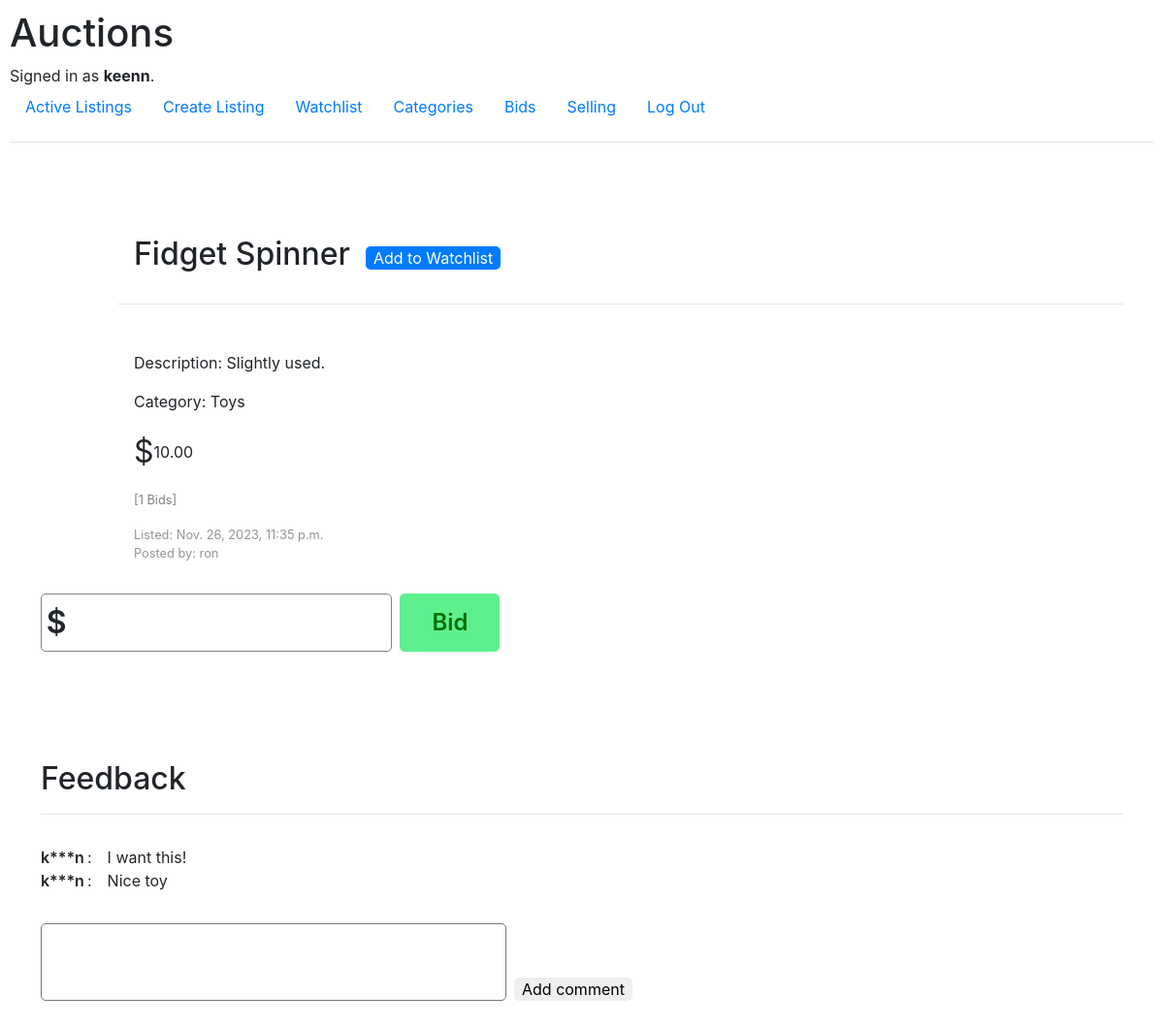
/listing/Fidget Spinner/17 (signed in), run on the app's committed database.
### auctions/models.py (models this page shows, shortened)
class User(AbstractUser):
    pass

class Listing(models.Model):
    seller = models.ForeignKey(User, on_delete=models.CASCADE, related_name="ownListings")
    title = models.CharField(max_length=64)
    description = models.CharField(max_length=5000)
    startingBid = models.DecimalField(decimal_places=2,
                                      max_digits=10)
    image = models.CharField(max_length=5000,
                             default="https://upload.wikimedia.org/wikipedia/commons/thumb/4/46/Question_mark_%28black%29.svg/800px-Question_mark_%28black%29.svg.png")
    timestamp = models.DateTimeField(default=timezone.now, editable=False)
    category = models.ForeignKey(Category, on_delete=models.CASCADE, related_name='listingCategory')
    availability = models.BooleanField(default=True)

class Category(models.Model):
    category = models.CharField(max_length=64)
    def __str__(self):
        return f"{self.category}"

class Comment(models.Model):
    user = models.ForeignKey(User, on_delete=models.CASCADE, related_name="commenter")
    comment = models.CharField(max_length=200)
    listing = models.ForeignKey(Listing, on_delete=models.CASCADE, related_name="listingComment", null=True)

### auctions/views.py (the view, shortened to what this page needs)
# urls.py: path("listing/<str:listing_name>/<int:listing_id>", views.listing, name="listing"),
@login_required
def listing(request, listing_name, listing_id):
    item = [{'item' : item, 'bid' : Bid.objects.filter(listing = item).count()} for item in Listing.objects.filter(pk=listing_id)][0]
    watchlist = Watchlist.objects.get(user = User.objects.get(pk=request.user.id)).listing.filter(id=listing_id).first()
    error = []
    return render(request, 'auctions/listing.html', {
        'item' : item,
        'listing_name' : listing_name,
        'watchlist' : watchlist,
        'watchlistCount' : Watchlist.objects.get(user = User.objects.get(pk=request.user.id)).listing.count(),
        'commentForm' : Feedback(),
        'bidForm' : BidForm(),
        'feedback' : [{'user_priv':secure_username(i.user.username), 'comment' : i.comment} for i in item['item'].listingComment.all()],
        'error' : error
    })

### auctions/forms.py
class Feedback(forms.Form):
    feedback = forms.CharField(max_length=200,
                               widget=forms.Textarea,
                               label=False)

class BidForm(forms.Form):
    bid = forms.DecimalField(label='Bid',
                             decimal_places=2,
                             widget=forms.NumberInput(attrs={'step' : '.05'}))

### auctions/utils.py (called while the page is built)
def secure_username(username):
    strlen = len(username)
    mid_chars = username[1:strlen-1]
    return username.replace(mid_chars, '*' * (strlen-2))

### auctions/templates/auctions/listing.html (shortened to what this page needs)
{% extends 'auctions/layout.html' %}
{% block body %}
    <div class="listingwrapper">
        {% if item and item.item.title|lower == listing_name|lower %}
            <div class="listingHeader">
                <div class="listingInfo">
                    <div class="listingTitleDiv">
                        <h2>{{ item.item.title }}</h2>
                        {% if item.item.seller.id != user.id %}
                            {% if watchlist is not None %}
                                <div class="watchlistBtnDiv">
                                    <form action="{% url 'listing' item.item.title item.item.id %}" method="post">
                                        {% csrf_token %}
                                        <input type="submit" name="submitBtn" data-action="remove" value="Remove from Watchlist">
                                    </form>
                                </div>
                            {% else %}
                                <div class="watchlistBtnDiv">
                                    <form action="{% url 'listing' item.item.title item.item.id %}" method="post">
                                        <input type="submit" name="submitBtn" data-action="add" value="Add to Watchlist">
                                    </form>
                                </div>
                            {% endif%}
                        {% endif %}
                    </div>
                    <hr>
                    <div class="listingDescDiv">
                        <p>Description: {{ item.item.description }}</p>
                    </div>
                    <div>
                        <p>Category: {{ item.item.category }}</p>
                    </div>
                    <div class="listingPrice">
                        <span class="dollar">$</span>
                        <p>{{ item.item.startingBid | floatformat:2 }}</p>
                    </div>
                    <div class="nBid">
                        <p>[{{ item.bid }} Bids]</p>
                    </div>
                    <div class="created">
                        <p>Listed: {{ item.item.timestamp }}</p>
                        <p>Posted by: {{ item.item.seller.username }}</p>
                    </div>
                </div>
            </div>
            {% if item.item.seller.id != user.id and item.item.availability%}
                <div class="bidDiv">
                    <form action="{% url 'listing' item.item.title item.item.id %}" method="post">
                        <div class="bidFormInput">
                            <span>$</span>{{ bidForm.bid }}
                        </div>
                        <input type="submit" name="submitBtn" data-action="bid" value="Bid">
                    </form>
                </div>
            {% endif %}
            <div class="listingFeedback">
                <h2>Feedback</h2>
                <hr>
                <div class="feedbackSectionDiv">
                    {% for feedback in feedback %}
                        <div class="name_feedback">
                            <p class="fbname">{{ feedback.user_priv }}</p>
                            <span class="colon">:</span>
                            <p>{{ feedback.comment | safe }}</p>
                        </div>
                    {% empty %}
                        <li>No feedback.</li>
                    {% endfor %}
                </div>
                {% if item.item.seller.id != user.id %}
                <div class="feedbackDiv">
                    <form action="{% url 'listing' item.item.title item.item.id %}" method="post">
                        {{ commentForm }}
                        <input type="submit" name="submitBtn" data-action="comment" value="Add comment">
                    </form>
                </div>
                {% endif %}
            </div>
        {% else %}
        <h1>Listing Page</h1>
        Listing '{{ listing_name }}' not found.
        {% endif %}
    </div>
{% endblock %}

### auctions/templates/auctions/layout.html (shortened to what this page needs)
{% load static %}
<!DOCTYPE html>
<html lang="en">
    <head>
        <link rel="stylesheet" href="https://stackpath.bootstrapcdn.com/bootstrap/4.4.1/css/bootstrap.min.css">
        <link href="{% static 'auctions/styles.css' %}" rel="stylesheet">
    </head>
    <body>
        <h1>Auctions</h1>
        <div>
            {% if user.is_authenticated %}
                Signed in as <strong>{{ user.username }}</strong>.
            {% else %}
                Not signed in.
            {% endif %}
        </div>
        <ul class="nav">
            <li class="nav-item">
                <a class="nav-link" href="{% url 'index' %}">Active Listings</a>
            </li>
            {% if user.is_authenticated %}
                <li class="nav-item">
                    <a class="nav-link" href="{% url 'new' %}">Create Listing</a>
                </li>
                <li class="nav-item">
                    <a class="nav-link watchlistnav" href="{% url 'watchlist' %}">Watchlist
                    </a>
                </li>
                <li class="nav-item">
                    <a class="nav-link" href="{% url 'categories' %}">Categories</a>
                </li>
                <li class="nav-item">
                    <a class="nav-link" href="{% url 'bids' %}">Bids</a>
                </li>
                <li class="nav-item">
                    <a class="nav-link" href="{% url 'selling' %}">Selling</a>
                </li>
                <li class="nav-item">
                    <a class="nav-link" href="{% url 'logout' %}">Log Out</a>
                </li>
            {% endif %}
        </ul>
        <hr>
        {% block body %}
        {% endblock %}
    </body>
</html>

### auctions/static/auctions/styles.css (style rules this page uses)
* { padding: 0; margin: 0; box-sizing: border-box; text-decoration: none !important; }
body { padding: 10px; }
.dollar { font-style: bold; font-size: 2rem; }
.nBid p { color: gray; font-size: .8rem; }
.created p { margin-bottom: 0; font-size: .8rem; color: rgba(128, 128, 128, 0.84); }
.listingwrapper { display: flex; flex-direction: column; padding-block: 5rem; padding-inline: 2rem; gap: 2rem; }
.listingHeader { display: flex; flex-direction: row; gap: 5rem; width: 100%; }
.listingInfo { display: flex; flex-direction: column; gap: 1rem; width: 100%; }
.listingInfo div { margin-left: 1rem; }
.listingInfo div > * { margin: 0; }
.listingTitleDiv { display: inline-flex; gap: 1rem; width: max-content; align-items: end; }
.listingTitleDiv * { align-self: end; }
.listingPrice { display: flex; flex-direction: row; align-items: center; }
.listingPrice>* { margin: 0; }
.listingDescDiv { margin-top: 1rem; }
.name_feedback { display: inline-flex; }
.listingFeedback { margin-top: 5rem; display: flex; flex-direction: column; }
.feedbackSectionDiv { margin-top: 2rem; display: flex; flex-direction: column; }
.fbname { width: 3rem; font-weight: 600; }
.colon { margin-right: 1rem; }
.feedbackDiv { margin-top: 2rem; }
.feedbackDiv form { display: inline-flex; align-items: center; gap: .5rem; }
.listingFeedback * { margin-bottom: 0; }
.feedbackDiv textarea { width: 30rem; height: 5rem; padding: .5rem; outline: none; resize: none; border-radius: 5px; }
[data-action=add] { padding-inline: .5rem; margin-bottom: 3px; background-color: #007bff; color: white; border: none; border-radius: 5px; }
.bidDiv { width: max-content; }
.bidDiv * { margin: 0; }
.bidFormInput { display: inline-flex; border: 1px solid gray; padding: .3rem; gap: 10px; border-radius: 5px; }
.bidDiv form { display: inline-flex; align-items: center; gap: .5rem; }
.bidFormInput * { border: none; outline: none; align-self: center; font-size: 1.5rem; }
.bidFormInput span { font-weight: 600; font-size: 2rem; }
[name=bid] { width: 20rem; }
[data-action=bid] { padding-block: .7rem; padding-inline: 2rem; border-radius: 5px; border: 1px solid rgb(94, 240, 143); background-color: rgb(94, 240, 143); font-size: 1.5rem; font-weight: 600; color: rgb(0, 112, 0); }
[data-action=comment] { padding-inline: .5rem; border-radius: 5px; border: none; align-self: end; }
.listingTitleDiv, .infoTitle { position: relative; }

### data on the page
User: username "keenn"
Listing: item "Fidget Spinner", item.description "Slightly used.", item.category "Toys", item.startingBid "10.00", item.timestamp "Nov. 26, 2023, 11:35 p.m.", item.seller.username "ron"
Comment: comment "I want this!"
Comment: comment "Nice toy"

### other printed values
{{ item.bid }} "1"
{{ feedback.user_priv }} "k***n" "k***n"
